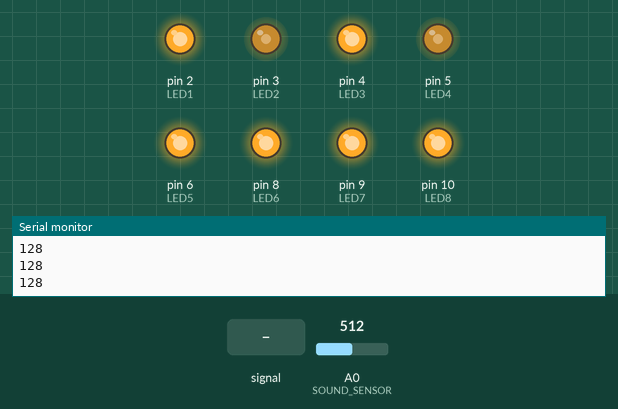
Simulated run of this sketch. Board: Arduino Uno, built with avr-gcc and run on an emulated ATmega328P. On the bench: output pins drawn as LEDs (lit = HIGH), the last lines printed to the serial monitor. The test bench sets the inputs (shaded band); at power-on: A0 (SOUND_SENSOR) = 512.

Above: at 1.2 s.
1.3 s: A0 (SOUND_SENSOR) fed a 200 Hz sine of ±81 counts around its level
At 2.65 s:
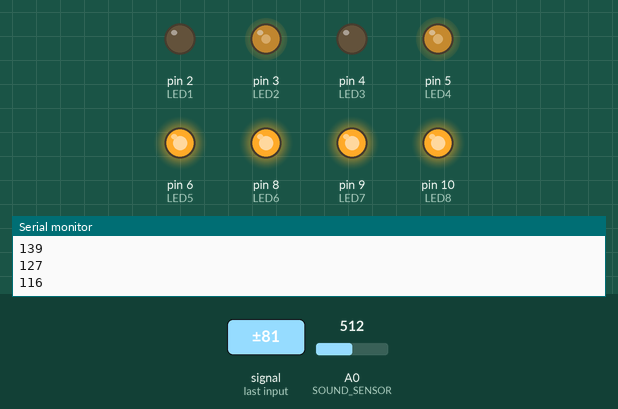
4.3 s: A0 (SOUND_SENSOR) set to 230
At 4.9 s:
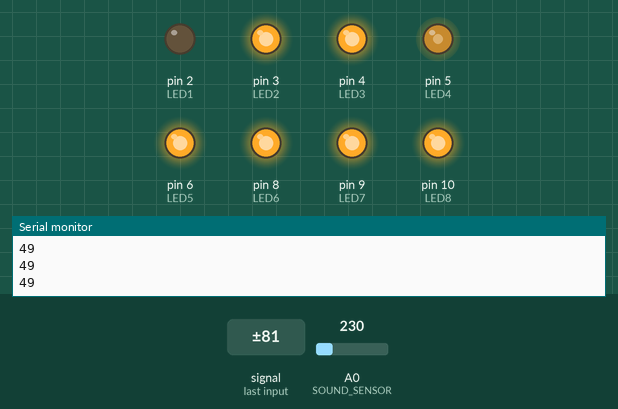
5.9 s: A0 (SOUND_SENSOR) set to 716
At 6.6 s:
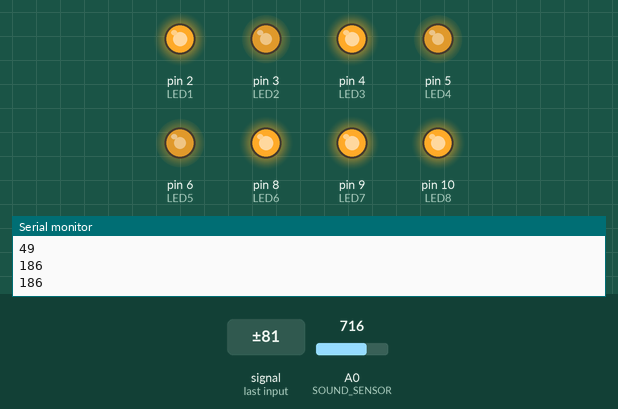
7.8 s: A0 (SOUND_SENSOR) fed a 1000 Hz sine of ±255 counts around its level
At 8.51 s:
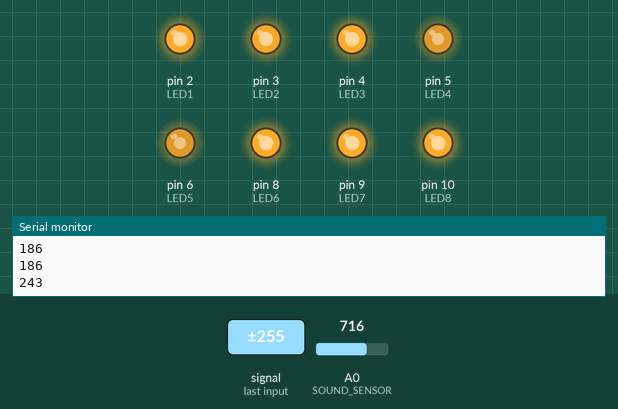
10.8 s: A0 (SOUND_SENSOR) set to 1023
At 11.9 s:
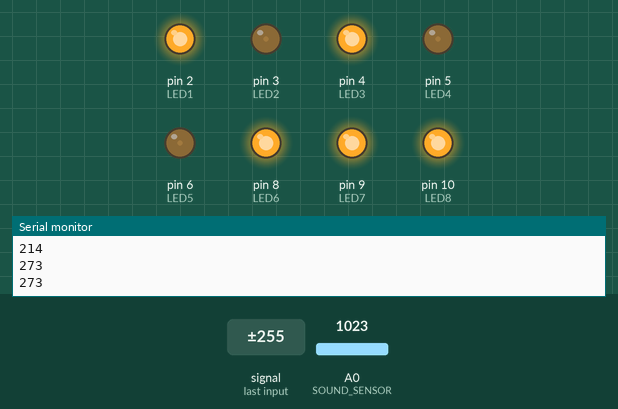
13.0 s: A0 (SOUND_SENSOR) set to 306
At 14.6 s:
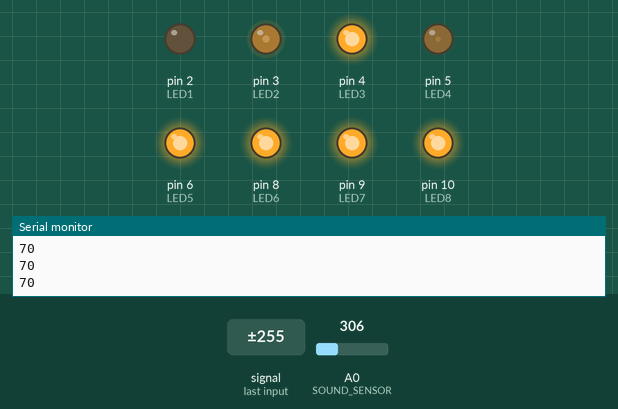
Timing chart, 0 to 16.0 s (numbered marks = the images above; inputs shaded):
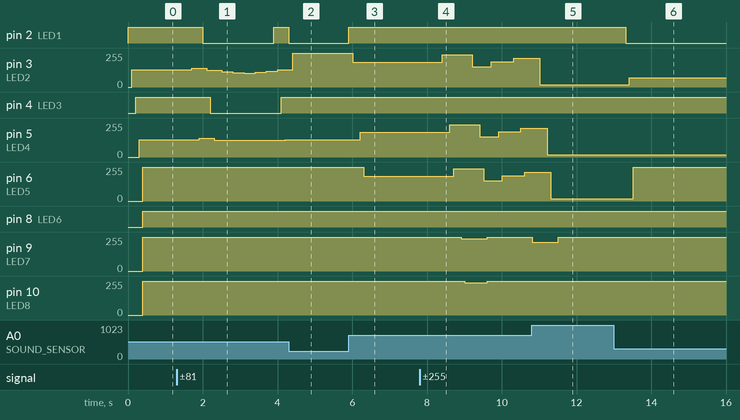

The sketch:

sound_sensor.ino
```cpp
const int SOUND_SENSOR = A0;
const int LED1 = 2;
const int LED2 = 3;
const int LED3 = 4;
const int LED4= 5;
const int LED5= 6;
const int LED6 = 8;
const int LED7 = 9;
const int LED8 = 10;


void setup()
{
  Serial.begin(9600);
  pinMode(SOUND_SENSOR, INPUT);
  pinMode(LED1, OUTPUT);
  pinMode(LED2, OUTPUT);
  pinMode(LED3, OUTPUT);
  pinMode(LED4, OUTPUT);
  pinMode(LED5, OUTPUT);
  pinMode(LED6, OUTPUT);
  pinMode(LED7, OUTPUT);
  pinMode(LED8, OUTPUT);
}

void loop()
{
  int level = analogRead(SOUND_SENSOR);
  // level = level * 2;
  // if (level > 300)
  // {
  //   level = 255;
  // }
  // else if (level < 130)
  // {
  //   level = 0;
  // }
  // Serial.println(level);
  // Serial.println(level);

  int value = map(level, 57,957 ,0,255);

  Serial.println(value);

  if (value < 20)
  {
    value = 255;
  }


  if (value > 30 )
  {
    analogWrite(LED1,value);
    delay(100);
  }
  else
  {
    analogWrite(LED1,255);
  }

  if (value > 60 )
  {
    analogWrite(LED2,value);
    delay(100);
  }
  else
  {
    analogWrite(LED2,255);
  }

  if (value > 90 )
  {
    analogWrite(LED3,value);
    delay(100);
  }
  else
  {
    analogWrite(LED3,255);
  }

  if (value > 120 )
  {
    analogWrite(LED4,value);
    delay(100);
  }
  else
  {
    analogWrite(LED5,255);
  }
  if (value > 150 )
  {
    analogWrite(LED5,value);
    delay(100);
  }
  else
  {
    analogWrite(LED5,255);
  }
  if (value > 180 )
  {
    analogWrite(LED6,value);
    delay(100);
  }
  else
  {
    analogWrite(LED6,255);
  }
  if (value > 210 )
  {
    analogWrite(LED7,value);
    delay(100);
  }
  else
  {
    analogWrite(LED7,255);
  }
  if (value > 240 )
  {
    analogWrite(LED8,value);
    delay(100);
  }
  else
  {
    analogWrite(LED8,255);
  }


  // analogWrite(LED1,level);

  // analogWrite(LED2,level);

  // int min = 0;
  // int max = 0;

  // int min0 = analogRead(SOUND_SENSOR);
  // int max0;
  // for (int i=0; i<100; ++i)
  // {
  //   int val = analogRead(SOUND_SENSOR);
  //   min0 = min(min0,val);
  //   max0 = max(max0, val);
  // }
  // Serial.print(min0);
  // Serial.print(":");
  // Serial.println(max0);


}
```

Measured:
- after the input at 1.3 s, pin 2 (LED1): HIGH → LOW after 0.70 s, → HIGH 1.9 s later; pin 3 (LED2): 128/255 → 139/255 after 0.40 s, → 127/255 0.40 s later, → 116/255 0.40 s later, → 108/255 0.30 s later, … (8 changes in this stretch)
- after the input at 4.3 s, pin 2 (LED1): HIGH → LOW at once; pin 5 (LED4): stays 131/255 (without the input it goes to 142/255 after 0.31 s); pin 6 (LED5): stays 255/255 (without the input it goes to 151/255 after 1.2 s)
- after the input at 5.9 s, pin 2 (LED1): LOW → HIGH at once; pin 3 (LED2): 255/255 → 186/255 after 0.11 s; pin 5 (LED4): 131/255 → 186/255 after 0.31 s; pin 6 (LED5): 255/255 → 186/255 after 0.41 s
- after the input at 7.8 s, pin 3 (LED2): 186/255 → 243/255 after 0.61 s, → 152/255 0.80 s later, → 189/255 0.50 s later, → 214/255 0.60 s later; pin 5 (LED4): 186/255 → 243/255 after 0.81 s, → 152/255 0.80 s later, → 189/255 0.50 s later, → 214/255 0.60 s later
- after the input at 10.8 s, pin 2 (LED1): stays HIGH (without the input it goes to LOW after 1.3 s); pin 4 (LED3): stays HIGH (without the input it goes to LOW after 1.5 s)
- after the input at 13.0 s, pin 2 (LED1): HIGH → LOW after 0.32 s; pin 3 (LED2): 17/255 → 70/255 after 0.42 s; pin 6 (LED5): 17/255 → 255/255 after 0.52 s
